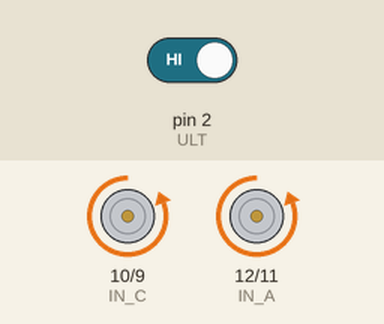
This sketch was run on a simulated Arduino Uno, built with avr-gcc and run on an emulated ATmega328P. Shown: motor-driver pin pairs drawn as motors (green arrow = first pin HIGH = forward, orange = second pin HIGH = backward, longer = more drive). The inputs (shaded band) are chosen by the test bench; at power-on: pin 2 (ULT) HIGH.

Above: at 6.1 s.
6.2 s: pin 2 (ULT) driven LOW
At 7.4 s:
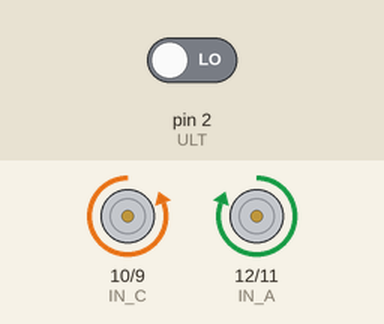
9.2 s: pin 2 (ULT) driven HIGH
At 10.7 s:
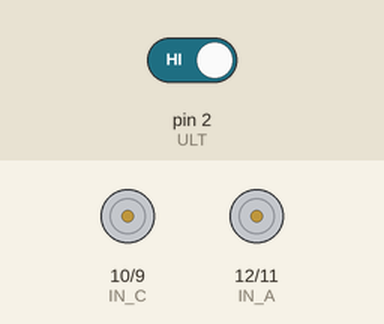
Timing chart, 0 to 12.4 s (numbered marks = the images above; inputs shaded):
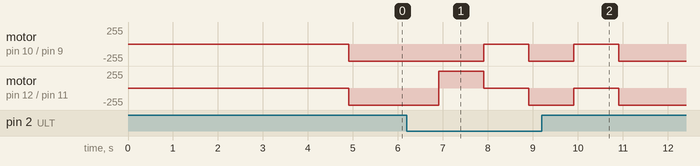

Measured:
- after the input at 6.2 s, motor on pin 10 (IN_C) / pin 9 (IN_D): backward 255/255 → stopped after 1.7 s, → backward 255/255 1.0 s later; motor on pin 12 (IN_A) / pin 11 (IN_B): backward 255/255 → forward 255/255 after 0.70 s, → stopped 1.0 s later, → backward 255/255 1.0 s later
- after the input at 9.2 s, motor on pin 10 (IN_C) / pin 9 (IN_D): goes on until 10.9 s, then stays backward 255/255

The sketch:

DUE_ROBOT.ino
```cpp
int IN_A=12;
int IN_B=11;
int IN_C=10;
int IN_D=9;

//int IR_1=;
/*int IR_2=;
int IR_3=;
int IR_4=;*/

int ULT=2;

void setup() {
  pinMode(IN_A, OUTPUT);
  pinMode(IN_B, OUTPUT);
  pinMode(IN_C, OUTPUT);
  pinMode(IN_D, OUTPUT);
  pinMode(ULT, INPUT);

  digitalWrite(IN_A, 0);
  digitalWrite(IN_B, 0);
  digitalWrite(IN_C, 0);
  digitalWrite(IN_D, 0);
  delay(4900);
  /*attachInterrupt(4, IR_1, LOW);
  attachInterrupt(5, IR_2, LOW);
  attachInterrupt(6, IR_3, LOW);
  attachInterrupt(7, IR_4, LOW);*/
}

void loop() {
  if((digitalRead(ULT))==LOW){
    izquierda();
    delay(1000);
    frenar();
    delay(1000);
    avanzar();
    delay(1000);
    frenar();
    delay(1000);
  }

  if((digitalRead(ULT))==HIGH){
    avanzar();
    delay(1000);
  }
}

void frenar(){
  digitalWrite(IN_A, 0);
  digitalWrite(IN_B, 0);
  digitalWrite(IN_C, 0);
  digitalWrite(IN_D, 0);
}

void avanzar(){
  digitalWrite(IN_A, 0);
  digitalWrite(IN_B, 1);
  digitalWrite(IN_C, 0);
  digitalWrite(IN_D, 1);
}

void retroceder(){
  digitalWrite(IN_A, 1);
  digitalWrite(IN_B, 0);
  digitalWrite(IN_C, 1);
  digitalWrite(IN_D, 0);
}

void derecha(){
  digitalWrite(IN_A, 0);
  digitalWrite(IN_B, 1);
  digitalWrite(IN_C, 1);
  digitalWrite(IN_D, 0);
}

void izquierda(){
  digitalWrite(IN_A, 1);
  digitalWrite(IN_B, 0);
  digitalWrite(IN_C, 0);
  digitalWrite(IN_D, 1);
}

/*void IR_1(){
  noInterrupts();
  avanzar();
  delayMicroseconds(3500);
  derecha();
  delayMicroseconds(3500);
  interrupts();
}

void IR_2(){
  noInterrupts();
  avanzar();
  delayMicroseconds(3500);
  izquierda();
  delayMicroseconds(3500);
  interrupts();
}

void IR_3(){
  noInterrupts();
  retroceder();
  delayMicroseconds(3500);
  izquierda();
  delayMicroseconds(3500);
  interrupts();
}

void IR_4(){
  noInterrupts();
  retroceder();
  delayMicroseconds(3500);
  derecha();
  delayMicroseconds(3500);
  interrupts();
}*/
```
